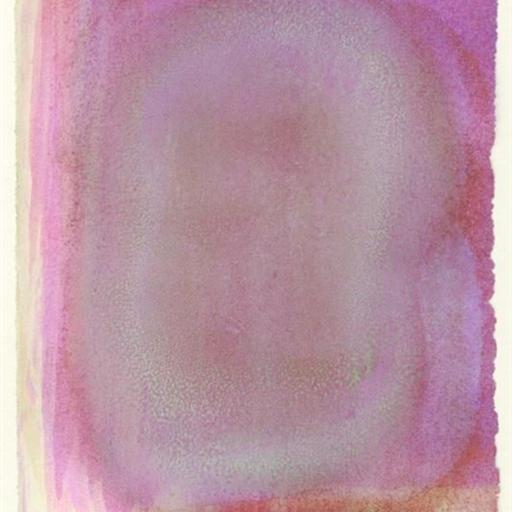
#> input picture model/categorized_images/drama/abstract_gotthard-graubner_5340.jpg, 512 x 512 px, given as the content of the folder test_img, which was not available
$ jupyter execute --allow-errors imgAnalysis.ipynb   (older library calls are emulated)   (text cells are left out)
#> lines starting #> are read from the running program, lines starting #| are printed output that depends on the picture; after the words box and inside, x2 and y2 are one past the last pixel; in counts of white or black regions, pixels touching at a corner belong together; long printed decimals are rounded; pictures that were not available may be replaced by others from this repository, and a replacement may not be noted
#> in analyze_image, image is the input picture: PIL image 512x512 RGB; mean R, G, B 186.7, 149.8, 164.4
[cell 1]
import os
import csv
from PIL import Image
import colorsys
import numpy as np
from tqdm import tqdm

# 이미지의 픽셀값을 분석하여 색상 분포를 얻습니다.
def analyze_colors(image_array):

    color_counters = {
        "Dark": 0, "Mid": 0, "Bright": 0,
        "Warm": 0, "Cool": 0,
        "Red": 0, "Orange": 0, "Brown" : 0, "Gold": 0, "Yellow": 0,"Lime": 0, "Green": 0,
        "Mint": 0, "SeaBlue": 0, "Sky": 0, "Blue": 0, "Purple": 0, "Pink": 0,
        "Black" : 0, "White" : 0, "Grey" : 0
    }

    for row in image_array:
        for pixel in row:
            r, g, b = pixel
            h, s, v = colorsys.rgb_to_hsv(r/255.0, g/255.0, b/255.0)

            check_sv = (s >= 0.2 and v >= 0.2)

            # 밝기
            if v <= 0.3:
                color_counters["Dark"] += 1
            elif v >= 0.7:
                color_counters["Bright"] += 1
            else:
                color_counters["Mid"] += 1

            # 색온도
            if (h <= 82/360 or h >= 338/360):
                color_counters["Warm"] += 1
            else:
                color_counters["Cool"] += 1

            # 지배색
            if 344/360 <= h or h <= 14/360 and check_sv:
                color_counters["Red"] += 1
            elif 15/360 <= h <= 38/360  and check_sv:
                color_counters["Orange"] += 1
            elif 15/360 <= h <= 45/360 and 0.25 <= s <= 0.75 and 0.3 <= v <= 0.7:
                color_counters["Brown"] += 1
            elif 39/360 <= h <= 50/360  and check_sv:
                color_counters["Gold"] += 1
            elif 51/360 <= h <= 63/360  and check_sv:
                color_counters["Yellow"] += 1
            elif 64/360 <= h <= 83/360  and check_sv:
                color_counters["Lime"] += 1
            elif 84/360 <= h <= 160/360  and check_sv:
                color_counters["Green"] += 1
            elif 161/360 <= h <= 175/360  and check_sv:
                color_counters["Mint"] += 1
            elif 176/360 <= h <= 185/360 and check_sv:
                color_counters["SeaBlue"] += 1
            elif 186/360 <= h <= 205/360 and check_sv:
                color_counters["Sky"] += 1
            elif 206/360 <= h <= 260/360 and check_sv:
                color_counters["Blue"] += 1
            elif 261/360 <= h <= 290/360 and check_sv:
                color_counters["Purple"] += 1
            elif 291/360 <= h <= 343/360 and check_sv:
                color_counters["Pink"] += 1
            else :
                if v < 0.2:
                    color_counters["Black"] += 1
                elif v > 0.8:
                    color_counters["White"] += 1
                else:
                    color_counters["Grey"] += 1
#> after the loop, color_counters = 21 items

    total_pixels = image_array.shape[0] * image_array.shape[1]
#> total_pixels = 262144
    color_ratios = {k: v / total_pixels for k, v in color_counters.items()}
#> color_ratios = 21 items

    return color_ratios


# 이미지 분석을 위한 함수
def analyze_image(image_path):
    # 이미지를 불러와서 RGB로 변환합니다.

    image = Image.open(image_path)
    image = image.convert("RGB")

    # 이미지를 numpy array로 변환합니다.
    image_array = np.array(image)

    # 색상 분석 로직
    return analyze_colors(image_array)

# 디렉토리의 이미지들을 분석하고 결과를 CSV로 저장하는 함수
def analyze_directory_to_csv(directory_path, csv_file_path):
    image_extensions = ['.jpg', '.jpeg', '.png', '.gif', '.bmp']
    files = [f for f in os.listdir(directory_path) if any(f.lower().endswith(ext) for ext in image_extensions)]

    with open(csv_file_path, 'w', newline='') as csvfile:
        fieldnames = [
            'Filename', "Warm", "Cool",
            "Bright", "Mid", "Dark",
            "Red", "Orange", "Brown", "Gold", "Yellow", "Lime", "Green", "Mint", "SeaBlue", "Sky", "Blue", "Purple", "Pink",
            "Black", "White", "Grey"
        ]

        writer = csv.DictWriter(csvfile, fieldnames=fieldnames)
        writer.writeheader()

        for filename in tqdm(files, desc="Analyzing images"):
            image_path = os.path.join(directory_path, filename)
            color_ratios = analyze_image(image_path)
#> color_ratios = 21 items

            # CSV 파일에 결과를 기록하기 위해 새로운 row 생성
            row = {
            'Filename': filename,
            'Warm': color_ratios['Warm'],
            'Cool': color_ratios['Cool'],
            'Bright': color_ratios['Bright'],
            'Mid': color_ratios['Mid'],
            'Dark': color_ratios['Dark'],
            'Red': color_ratios['Red'],
            'Orange': color_ratios['Orange'],
            'Brown': color_ratios['Brown'],
            'Gold': color_ratios['Gold'],
            'Yellow': color_ratios['Yellow'],
            'Lime': color_ratios['Lime'],
            'Green': color_ratios['Green'],
            'Mint': color_ratios['Mint'],
            'SeaBlue': color_ratios['SeaBlue'],
            'Sky': color_ratios['Sky'],
            'Blue': color_ratios['Blue'],
            'Purple': color_ratios['Purple'],
            'Pink': color_ratios['Pink'],
            'Black': color_ratios['Black'],
            'White': color_ratios['White'],
            'Grey': color_ratios['Grey'],
            }

            writer.writerow(row)

# 이미지 분석을 실행하고 CSV 파일로 결과를 저장
directory_path = 'test_img'  # 이미지가 저장된 디렉토리 경로
csv_file_path = 'analysis_results.csv'  # 결과를 저장할 CSV 파일 경로
analyze_directory_to_csv(directory_path, csv_file_path)

[cell 2]
# 라벨링
import pandas as pd

# 메타데이터 파일 로드
file_path = 'analysis_results.csv'
metadata = pd.read_csv(file_path)

# 색온도에 따른 지배색 분류 기준 정의
colors_by_temp = {
    'Warm': ['Red', 'Orange', 'Brown', 'Gold', 'Yellow', 'Lime', 'Pink'],
    'Cool': ['Green', 'Mint', 'SeaBlue', 'Sky', 'Blue', 'Purple']
}

brightness = ['Bright', 'Mid', 'Dark']

# 라벨링을 위한 리스트 초기화
tone_labels = []
dominant_color_labels = []
brightness_labels = []

# 각 이미지에 대한 라벨링 수행
for index, row in metadata.iterrows():
    # 색온도 결정
    tone = 'Warm' if row['Warm'] > row['Cool'] else 'Cool'
    tone_labels.append(tone)

    # 지배색 결정 (색온도에 따라)
    color_values = {color: row[color] for color in colors_by_temp[tone]}
    dominant_color = max(color_values, key=color_values.get)
    dominant_color_labels.append(dominant_color)

    # 밝기 결정
    bright_values = {b: row[b] for b in brightness}
    bright = max(bright_values, key=bright_values.get)
    brightness_labels.append(bright)

# 라벨링된 데이터를 메타데이터에 추가
metadata['Tone'] = tone_labels
metadata['DominantColor'] = dominant_color_labels
metadata['Brightness'] = brightness_labels

# 변경된 메타데이터를 새 파일로 저장
new_file_path = 'analysis_results.csv'
metadata.to_csv(new_file_path, index=False)

[cell 3]
# 분위기테마 레이블
import pandas as pd

matching_rules = {
    'background': ['Cool', 'Green', 'Mid'],
    'film': ['Warm', 'Red', 'Dark'],
    'melodic': ['Warm', 'Orange', 'Bright'],
    'relaxing': ['Cool', 'Blue', 'Mid'],
    'energetic': ['Warm', 'Red', 'Bright'],
    'happy': ['Warm', 'Yellow', 'Bright'],
    'melancholic': ['Cool', 'Purple', 'Dark'],
    'meditative': ['Cool', 'SeaBlue', 'Mid'],
    'drama': ['Warm', 'Purple', 'Dark'],
    'adventure': ['Warm', 'Orange', 'Bright'],
    'heavy': ['Dark', 'Black', 'Dark'],
    'dark': ['Cool', 'Blue', 'Dark'],
    'cool': ['Cool', 'Blue', 'Mid'],
    'emotional': ['Warm', 'Pink', 'Mid'],
    'relaxing': ['Cool', 'Blue', 'Mid'],
    "drama": ['Warm', 'Purple', 'Dark'],
    "adventure": ['Warm', 'Orange', 'Bright'],
    "energetic": ['Warm', 'Red', 'Bright'],
    "happy": ['Warm', 'Yellow', 'Bright'],
    "ambiental": ['Cool', 'SeaBlue', 'Mid'],
    "calm:": ['Cool', 'Blue', 'Mid'],
    "children": ['Bright', 'Yellow', 'Bright'],
    "love": ['Warm', 'Red', 'Mid'],
    "retro": ['Warm', 'Brown', 'Mid'],
    "ballad": ['Warm', 'Pink', 'Mid'],
    "heavy": ['Cool', 'Black', 'Dark'],
    "dark": ['Cool', 'Blue', 'Dark'],
    "advertising": ['Cool', 'Orange', 'Bright'],
    "epic": ['Warm', 'Gold', 'Bright'],
    "action": ['Warm', 'Red', 'Bright'],
    "dramatic": ['Cool', 'Grey', 'Bright'],
    "deep": ['Cool', 'Blue', 'Dark'],
    "inspiring": ['Bright', 'SkyBlue', 'Bright'],
    "soft": ['Warm', 'pink', 'Mid'],
    "fun":['Warm', 'Yellow', 'Bright'],
    "funny": ['Warm', 'Yellow', 'Bright'],
    "positive": ['Warm', 'Yellow', 'Bright'],
    "summer": ['Warm', 'Turquoise', 'Bright'],
    "dream": ['Cool', 'SkyBlue', 'Mid'],
    "romantic": ['Warm', 'Pink', 'Mid'],
    "hopeful": ['Cool', 'Sky', 'Bright'],
    "groovy": ['Cool', 'Purple', 'Bright'],
    "space": ['Cool', 'Blue', 'Dark'],
    "soundscape": ['Cool', 'Beige', 'Mid'],
    "slow": ['Cool', 'Grey', 'Mid'],
    "sport": ['Bright', 'Red', 'Bright'],
    "sexy": ['Warm', 'Red', 'Mid'],
    "fast": ['Warm', 'Orange', 'Bright'],
    "nature": ['Warm', 'Green', 'Mid'],
    "commercial": ['Warm', 'Blue', 'Mid'],
    "mellow": ['Cool', 'Purple', 'Mid'],
    "holiday": ['Warm', 'Gold', 'Bright'],
    "christmas": ['Warm', 'Red', 'Bright'],
    "game": ['Cool', 'Purple', 'Bright'],
    "travel": ['Warm', 'Blue', 'Bright'],
    "party": ['Cool', 'Mid', 'Bright'],
    "upbeat": ['Bright', 'Yellow', 'Bright'],
    "movie": ['Cool', 'Black', 'Dark'],
    "powerful": ['Warm', 'Red', 'Dark'],
    "corporate": ['Warm', 'Blue', 'Mid']
}

data = pd.read_csv("analysis_results.csv")

def determine_mood(row, rules):

    for mood, values in rules.items():
        if row['Tone'] == values[0] and row['DominantColor'] == values[1] and row['Brightness'] == values[2]:
            return mood
    return 'Undefined'  # 일치하는 분위기가 없는 경우

# 데이터셋의 각 행에 대해 분위기를 결정합니다.
#> (the rest of this cell did not finish here and is left out)

[cell 4]
# Graycoprops 추출
import os
import numpy as np
from skimage import feature, color, io
import pandas as pd
from tqdm import tqdm

def calculate_graycoprops(image_path):
    # 이미지를 읽고 그레이스케일로 변환
    image = io.imread(image_path)
    # RGBA 이미지인 경우 RGB로 변환
    if image.shape[2] == 4:
        image = color.rgba2rgb(image)

    gray_image = color.rgb2gray(image)
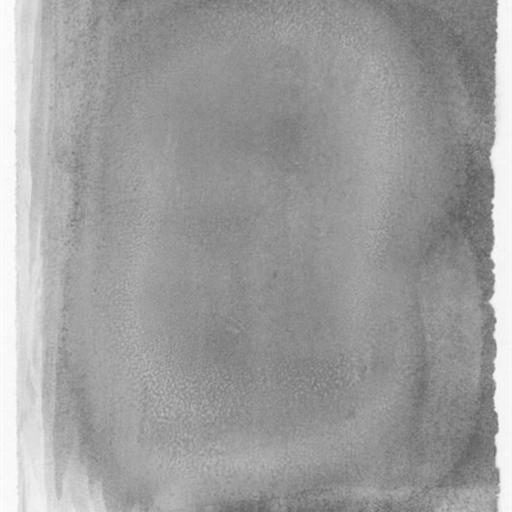
#> gray_image: shape (512, 512) float64; min 0.36, max 0.997, mean 0.622
    gray_image_scaled = (gray_image * 255).astype(np.uint8)

    # GLCM 생성 및 Graycoprops 계산
    glcm = feature.greycomatrix(gray_image_scaled, distances=[1], angles=[0], levels=256, symmetric=True, normed=True)
    contrast = feature.greycoprops(glcm, 'contrast')[0, 0]
#> contrast = 23.53
    dissimilarity = feature.greycoprops(glcm, 'dissimilarity')[0, 0]
#> dissimilarity = 3.14
    homogeneity = feature.greycoprops(glcm, 'homogeneity')[0, 0]
#> homogeneity = 0.31
    energy = feature.greycoprops(glcm, 'energy')[0, 0]
#> energy = 0.0373
    correlation = feature.greycoprops(glcm, 'correlation')[0, 0]
#> correlation = 0.988

    return contrast, dissimilarity, homogeneity, energy, correlation

def add_graycoprops_to_csv(folder_path, csv_file_path):
    # 기존 CSV 파일 불러오기
    existing_df = pd.read_csv(csv_file_path)

    # 새로운 데이터를 저장할 딕셔너리 생성
    new_data = {'Contrast': [], 'Dissimilarity': [], 'Homogeneity': [], 'ASM/Energy': [], 'Correlation': []}

    # 폴더 내의 모든 이미지 파일에 대해 Graycoprops 계산 및 추가
    for image_file in tqdm(os.listdir(folder_path), desc='Processing images'):
        if image_file.lower().endswith(('.png', '.jpg', '.jpeg')):
            image_path = os.path.join(folder_path, image_file)
            graycoprops_values = calculate_graycoprops(image_path)
#> graycoprops_values = (23.53, 3.14, 0.31, 0.0373, 0.988)
            for key, value in zip(new_data.keys(), graycoprops_values):
                new_data[key].append(value)
#> this loop made 5 passes
#> (key, value) on passes 1 to 5: ('Contrast', 23.53), ('Dissimilarity', 3.14), ('Homogeneity', 0.31), ('ASM/Energy', 0.0373), ('Correlation', 0.988)

    # 기존 데이터 프레임에 새로운 컬럼 추가
    for key in new_data:
        existing_df[key] = new_data[key]

    # CSV 파일로 다시 저장
    existing_df.to_csv(csv_file_path, index=False)

csv_file_path = 'analysis_results.csv'  # 기존 CSV 파일 경로 설정
add_graycoprops_to_csv(directory_path, csv_file_path)

[cell 5]
# 파일분류
import pandas as pd
import os
import shutil

# 원본 이미지 폴더와 새로운 폴더 경로 정의
data = pd.read_csv("analysis_results.csv")
categorized_images = 'categorized_images'  # 분류된 이미지를 저장할 새 폴더 경로


# 각 이미지를 해당하는 폴더로 카피하는 로직 수행
#> (the rest of this cell did not finish here and is left out)

[cell 6]
# 질감분석
import numpy as np
from skimage import feature, color, io

def extract_hog_and_graycoprops(image_path):
    # 이미지를 읽고 그레이스케일로 변환
#> called with image_path = 'imgData100\\img_ (1).jpg'
    image = io.imread(image_path)
    gray_image = color.rgb2gray(image)

    # GLCM 생성 및 Graycoprops 계산
    gray_image_scaled = (gray_image * 255).astype(np.uint8)
    glcm = feature.greycomatrix(gray_image_scaled, distances=[1], angles=[0], levels=256, symmetric=True, normed=True)

    contrast = feature.greycoprops(glcm, 'contrast')[0, 0]
#> contrast = 23.53
    dissimilarity = feature.greycoprops(glcm, 'dissimilarity')[0, 0]
#> dissimilarity = 3.14
    homogeneity = feature.greycoprops(glcm, 'homogeneity')[0, 0]
#> homogeneity = 0.31
    energy = feature.greycoprops(glcm, 'energy')[0, 0]
#> energy = 0.0373
    correlation = feature.greycoprops(glcm, 'correlation')[0, 0]
#> correlation = 0.988

    return (contrast, dissimilarity, homogeneity, energy, correlation)


image_path = 'imgData100\img_ (1).jpg'
graycoprops_values = extract_hog_and_graycoprops(image_path)
#> graycoprops_values = (23.53, 3.14, 0.31, 0.0373, 0.988)

print("Graycoprops Values:", graycoprops_values)
#| Graycoprops Values: (23.532, 3.139, 0.3098, 0.03728, 0.9876)

[cell 7]
# 이미지패턴분석
import cv2
import numpy as np
from matplotlib import pyplot as plt

def compute_lbp(image_path):
    # 이미지를 그레이 스케일로 읽어오기
#> called with image_path = 'eat.png'
    image = cv2.imread(image_path, cv2.IMREAD_GRAYSCALE)
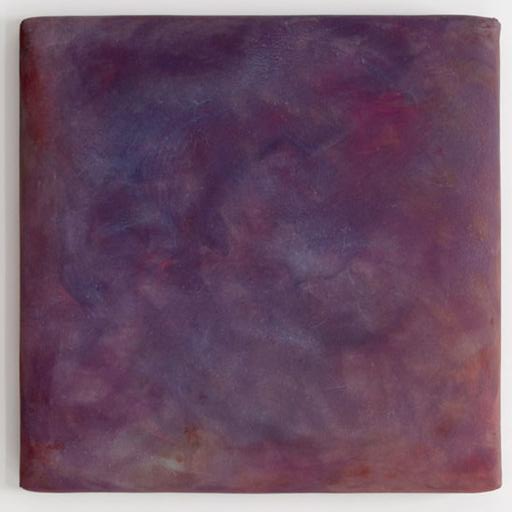
#> input picture model/categorized_images/drama/abstract_gotthard-graubner_5347.jpg, 512 x 512 px, given in place of eat.png, which was not available
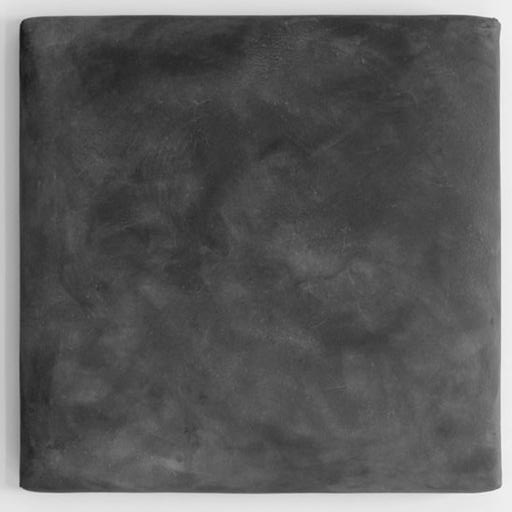
#> image: shape (512, 512); min 19, max 250, mean 91.6
    # LBP 연산
    lbp = np.zeros_like(image)
    neighs = [(i, j) for i in range(-1, 2) for j in range(-1, 2) if (i, j) != (0, 0)]
    for y in range(1, image.shape[0] - 1):
        for x in range(1, image.shape[1] - 1):
            binary_string = ''
            for dy, dx in neighs:
                binary_string += '1' if image[y+dy, x+dx] >= image[y, x] else '0'
            lbp[y, x] = int(binary_string, 2)
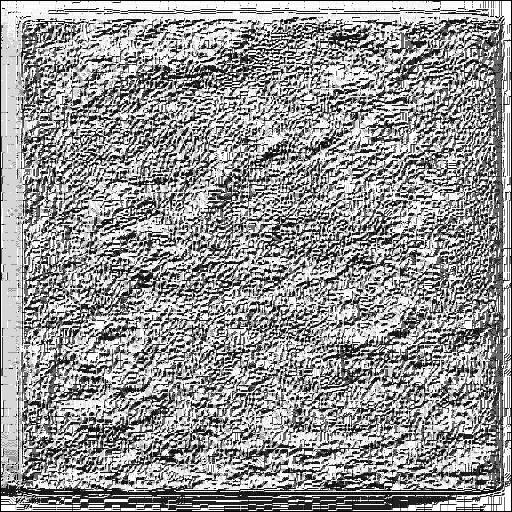
#> lbp: shape (512, 512); min 0, max 255, mean 149.6

    # LBP 히스토그램 계산
    lbp_hist = cv2.calcHist([lbp], [0], None, [256], [0, 256])
#> lbp_hist = 256 values, max 29551 at index 255, min 0 at index 37, mean 1024
    return lbp, lbp_hist

def plot_lbp(lbp, lbp_hist):
    # LBP 이미지 표시
    plt.figure(figsize=(12, 6))
    plt.subplot(1, 2, 1)
    plt.imshow(lbp, cmap='gray')
    plt.title('LBP Image')
    plt.axis('off')

    # LBP 히스토그램 표시
    plt.subplot(1, 2, 2)
    plt.plot(lbp_hist)
    plt.title('LBP Histogram')
    plt.show()
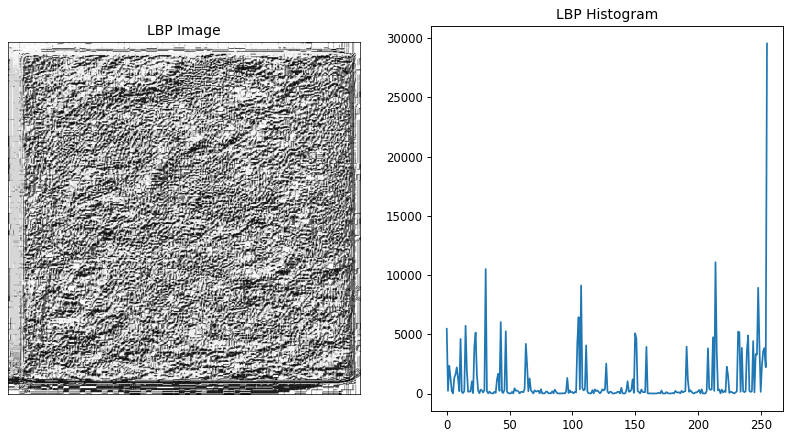
#> figure drawn by matplotlib, 2 panels; panel 2: curve peaks at x = 255, y = 29551

# 사용 예시
if __name__ == "__main__":
    image_path = 'eat.png'  # 이미지 파일 경로
    lbp, lbp_hist = compute_lbp(image_path)
    plot_lbp(lbp, lbp_hist)

[cell 8]
import cv2
import matplotlib.pyplot as plt

# 이미지 파일 경로
image_path = 'eat.png'

# 이미지를 흑백으로 불러옵니다.
image = cv2.imread(image_path, cv2.IMREAD_GRAYSCALE)

# 형태: Canny 엣지 검출기를 사용하여 엣지 추출
edges = cv2.Canny(image, 100, 200)
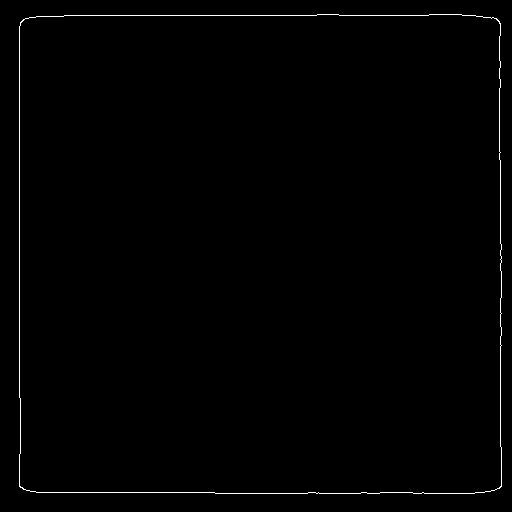
#> edges: shape (512, 512); 0.73% white in thin lines or dots, all inside (x1, y1, x2, y2) = (19, 14, 502, 494)

# 엣지 결과 시각화
plt.figure(figsize=(6, 6))
plt.imshow(edges, cmap='gray')
plt.title('Edge Detection')
plt.axis('off')  # 축을 숨깁니다.
plt.show()

[cell 9]
import cv2
import numpy as np
import matplotlib.pyplot as plt

# 이미지 파일 경로
image_path = 'eat.png'

# 이미지를 흑백으로 불러옵니다.
image = cv2.imread(image_path, cv2.IMREAD_GRAYSCALE)

# 질감: 푸리에 변환을 적용하여 공간 빈도 특성 추출
f_transform = np.fft.fft2(image)
f_shift = np.fft.fftshift(f_transform)
magnitude_spectrum = 20 * np.log(np.abs(f_shift))
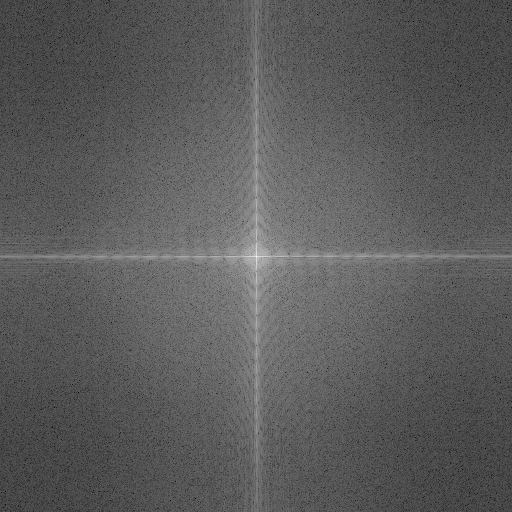
#> magnitude_spectrum: shape (512, 512) float64; min 8.49, max 339.9, mean 127.5; drawn with min black and max white

# 푸리에 변환 결과 시각화
plt.figure(figsize=(6, 6))
plt.imshow(magnitude_spectrum, cmap='gray')
plt.title('Fourier Transform')
plt.axis('off')  # 축을 숨깁니다.
plt.show()
